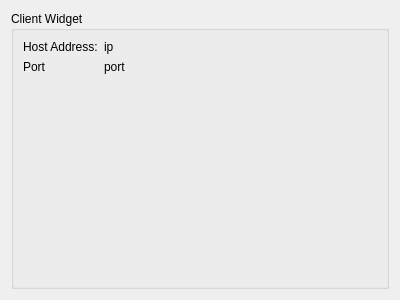
<?xml version="1.0" encoding="UTF-8"?>
<ui version="4.0">
 <class>TcpClientWidget</class>
 <widget class="QWidget" name="TcpClientWidget">
  <property name="geometry">
   <rect>
    <x>0</x>
    <y>0</y>
    <width>400</width>
    <height>300</height>
   </rect>
  </property>
  <property name="windowTitle">
   <string>Form</string>
  </property>
  <property name="accessibleName">
   <string>client_back</string>
  </property>
  <property name="autoFillBackground">
   <bool>false</bool>
  </property>
  <property name="styleSheet">
   <string notr="true"/>
  </property>
  <layout class="QHBoxLayout" name="horizontalLayout">
   <item>
    <widget class="QGroupBox" name="groupBox">
     <property name="title">
      <string>Client Widget</string>
     </property>
     <layout class="QFormLayout" name="formLayout">
      <item row="0" column="0">
       <widget class="QLabel" name="label_2">
        <property name="text">
         <string>Host Address:</string>
        </property>
       </widget>
      </item>
      <item row="0" column="1">
       <widget class="QLabel" name="ip_label">
        <property name="text">
         <string>ip</string>
        </property>
       </widget>
      </item>
      <item row="1" column="0">
       <widget class="QLabel" name="label_3">
        <property name="text">
         <string>Port</string>
        </property>
       </widget>
      </item>
      <item row="1" column="1">
       <widget class="QLabel" name="port_label">
        <property name="text">
         <string>port</string>
        </property>
       </widget>
      </item>
     </layout>
    </widget>
   </item>
  </layout>
 </widget>
 <resources/>
 <connections/>
</ui>
